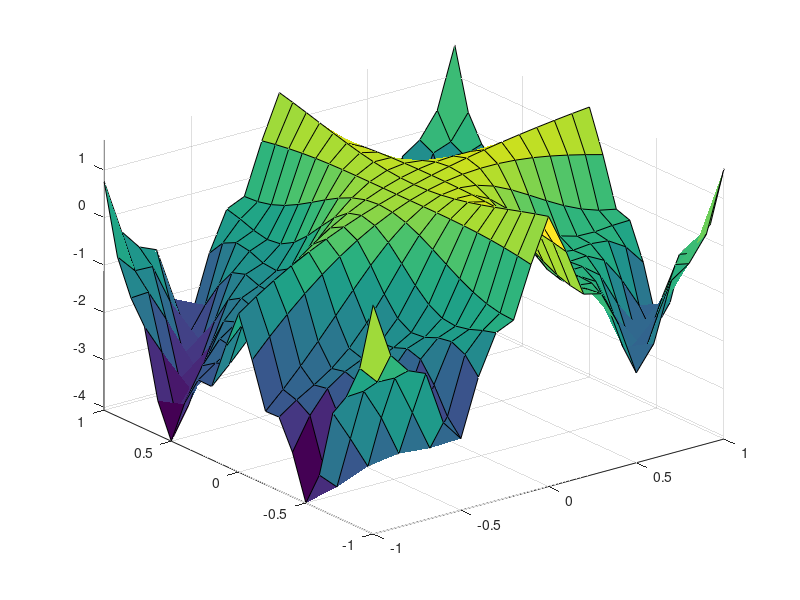

Source code (MATLAB):
x = -1:0.1:1; y = x;
[X, Y] = meshgrid(x, y);
Z = 2*cos(-6*X.*Y).^3 - exp(-X-Y.^2);

figure();
surf(X, Y, Z);
axis tight; grid on;